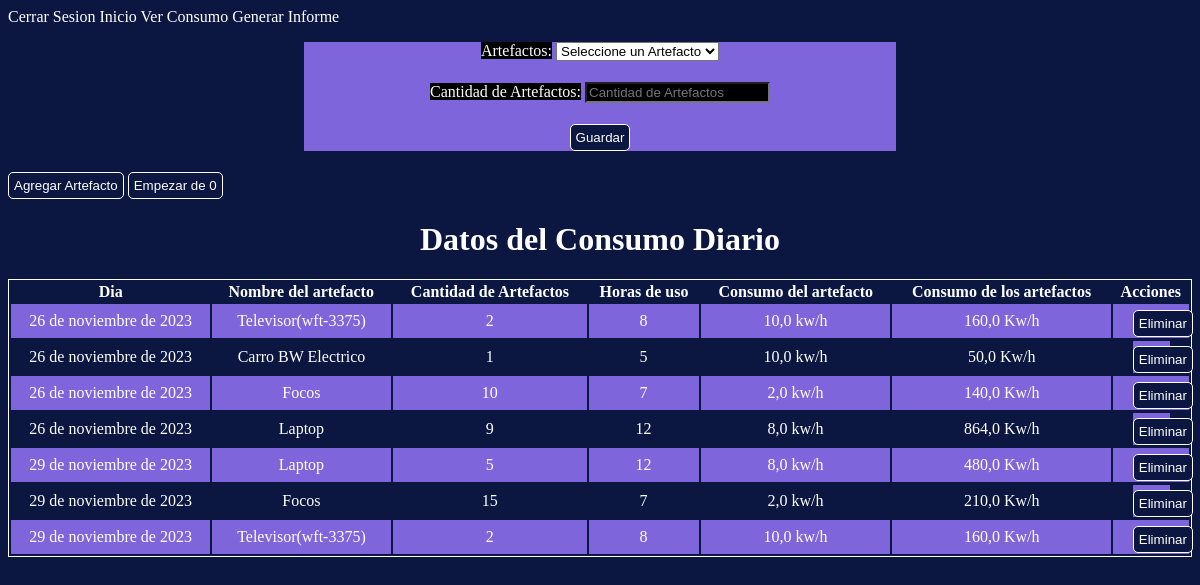
Before: /paginaUsuario/inventario/ (signed in) with the older database file.
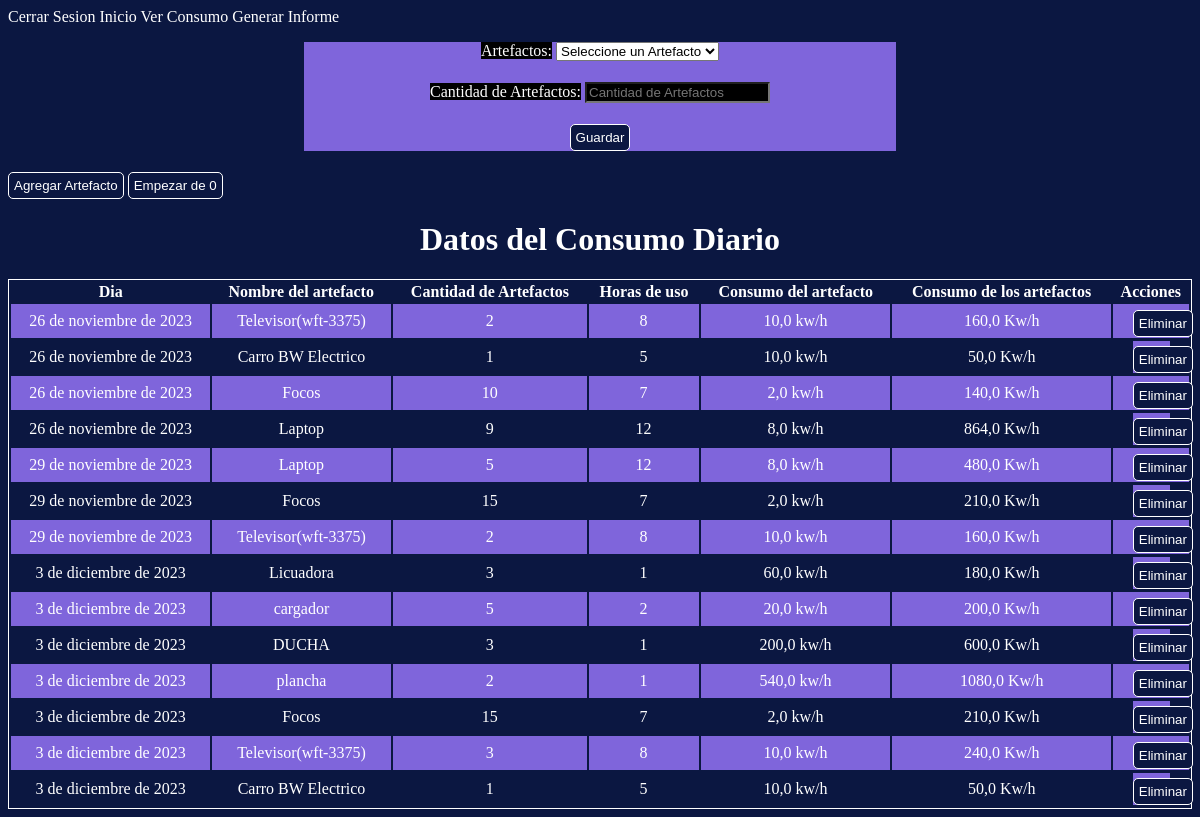
After: the same page with the newer database file.
### energy/models.py (models this page shows, shortened)
class Inventario(models.Model):
    user = models.ForeignKey(User, on_delete=models.CASCADE)
    artefacto = models.ForeignKey(Artefactos, on_delete=models.SET_NULL, related_name='inventario', null=True)
    dia = models.DateField(default=datetime.now)
    nombre = models.CharField(max_length=20)
    horasDeUso = models.IntegerField(default=0)
    cantidadArtefactos = models.IntegerField()
    consumoArtefacto = models.FloatField(default=0)
    consumoTotal = models.FloatField(default=0)

### energy/views.py (the view, shortened to what this page needs)
# urls.py: path('paginaUsuario/inventario/', inventario, name="inventario"),
def inventario(request):
    if request.user.is_authenticated:
        inventarioArtefacto = Inventario.objects.filter(user=request.user)
        consumoDiarioDelMes = ConsumoDiarioMensual.objects.filter(user=request.user)
        if request.method == 'GET':
            form = InventarioForm(user=request.user)
            return render(request, 'energy/home/inventario.html', {
                'form': form,
                'inventarioArtefacto': inventarioArtefacto,
                'consumoDiario': consumoDiarioDelMes,
                'eliminarInventario': eliminarInventario,
            })
    else:
        return render(request, 'energy/home/inventario.html', {
            'eliminar': eliminarDiaEnInventario,
        })

### energy/forms.py
class InventarioForm(forms.ModelForm):
    artefactos = forms.ModelChoiceField(
        widget=forms.Select(attrs={'placeholder': 'Artefactos'}),
        queryset=Artefactos.objects.all(),  # Inicialmente todos los artefactos, se actualizará en el __init__
        empty_label='Seleccione un Artefacto',
        required=True,
    )
    class Meta:
        model = Inventario
        fields = ('artefactos', 'cantidadArtefactos')
        widgets = {
            'cantidadArtefactos': forms.NumberInput(attrs={'placeholder': 'Cantidad de Artefactos'}),
        }
        labels = {
            'artefactos': 'Artefacto',
            'cantidadArtefactos': 'Cantidad de Artefactos',
        }
    def __init__(self, user, *args, **kwargs):
        super(InventarioForm, self).__init__(*args, **kwargs)
        self.fields['artefactos'].queryset = Artefactos.objects.filter(user=user)

### energy/models.py (called while the page is built)
    def __str__(self):
        return f"{self.nombreArtefacto}"

### energy/templates/energy/home/inventario.html (shortened to what this page needs)
<!DOCTYPE html>
<html lang="en">
<head>
</head>
<body>
<a href="{% url 'cerrarSesion' %}">Cerrar Sesion</a>
<a href="{% url 'paginaUsuario' %}">Inicio</a>
<a href="{% url 'proyecciones' %}">Ver Consumo</a>
<a href="{% url 'informe' %}">Generar Informe</a>
<form method="post" action="{% url 'inventario' %}">
  {{ form.as_p }}
  <button type="submit">Guardar</button>
</form>
<button type="submit" ><a href="{% url 'artefacto' %}">Agregar Artefacto</a></button>
<button type="submit"><a href="{% url 'eliminarInventario' %}"> Empezar de 0</a></button>
<h1>Datos del Consumo Diario</h1>
<table>
  <tr>
      <th>Dia</th>
      <th>Nombre del artefacto</th>
      <th>Cantidad de Artefactos</th>
      <th>Horas de uso</th>
      <th>Consumo del artefacto</th>
      <th>Consumo de los artefactos</th>
      <th>Acciones</th>
  </tr>
  {% for inventario in inventarioArtefacto %}
    <tr>
        <td>{{ inventario.dia }}</td>
        <td>{{ inventario.nombre }}</td>
        <td>{{ inventario.cantidadArtefactos }}</td>
        <td>{{ inventario.horasDeUso }}</td>
        <td>{{ inventario.consumoArtefacto }} kw/h</td>
        <td>{{ inventario.consumoTotal }} Kw/h</td>
        <td>
        <form method="post" action="{% url 'eliminarDiaEnInventario' inventario.id %}">
          <button type="submit">Eliminar</button>
        </form>
        </td>
    </tr>
  {% endfor %}
</table>
</body>
</html>

Changed rows visible on the page:
added Inventario: dia "3 de diciembre de 2023", nombre "Licuadora", cantidadArtefactos "3", horasDeUso "1", consumoArtefacto "60,0", consumoTotal "180,0"
added Inventario: dia "3 de diciembre de 2023", nombre "cargador", cantidadArtefactos "5", horasDeUso "2", consumoArtefacto "20,0", consumoTotal "200,0"
added Inventario: dia "3 de diciembre de 2023", nombre "DUCHA", cantidadArtefactos "3", horasDeUso "1", consumoArtefacto "200,0", consumoTotal "600,0"
added Inventario: dia "3 de diciembre de 2023", nombre "plancha", cantidadArtefactos "2", horasDeUso "1", consumoArtefacto "540,0", consumoTotal "1080,0"
added Inventario: dia "3 de diciembre de 2023", nombre "Focos", cantidadArtefactos "15", horasDeUso "7", consumoArtefacto "2,0", consumoTotal "210,0"
added Inventario: dia "3 de diciembre de 2023", nombre "Televisor(wft-3375)", cantidadArtefactos "3", horasDeUso "8", consumoArtefacto "10,0", consumoTotal "240,0"
added Inventario: dia "3 de diciembre de 2023", nombre "Carro BW Electrico", cantidadArtefactos "1", horasDeUso "5", consumoArtefacto "10,0", consumoTotal "50,0"
